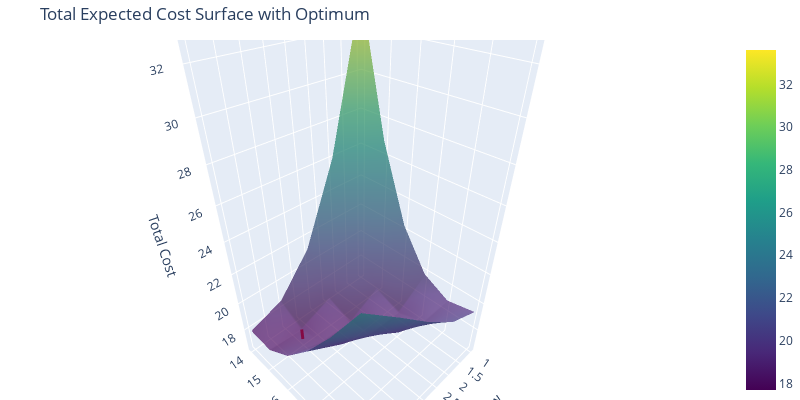

The notebook cell saved with this chart:
### Code cell
import plotly.graph_objects as go

# Define the range of base-stock levels for warehouse (S_w) and retailer (S_r)
sw_vals = np.arange(sw_min, sw_max + 1)
sr_vals = np.arange(sr_min, sr_max + 1)

# Create a meshgrid for plotting
SW, SR = np.meshgrid(sw_vals, sr_vals)
Z = np.zeros_like(SW, dtype=float)

# Compute total cost for each (S_w, S_r) pair
for i, sw in enumerate(sw_vals):
    for j, sr in enumerate(sr_vals):
        Z[j, i] = func_exp_total_cost(sw, sr)
# Compute overall min/max of Z so we can choose a bottom for the line
min_z, max_z = Z.min(), Z.max()
bottom_z = min_z - 0.05 * (max_z - min_z)  # a little bit below the lowest surface point

# 1) Surface, with opacity so lines show through
surface = go.Surface(
    x=SW,
    y=SR,
    z=Z,
    colorscale="Viridis",
    opacity=0.7,
    showscale=True,
    name="Total Cost",
)

# 2) Vertical line at the optimum, from bottom_z up to the true optimum cost
opt_line = go.Scatter3d(
    x=[opt_sw, opt_sw],
    y=[opt_sr, opt_sr],
    z=[bottom_z, opt_cost],
    mode="lines",
    line=dict(color="red", width=6),
    name="Optimum",
)

fig = go.Figure(data=[surface, opt_line])

fig.update_layout(
    title="Total Expected Cost Surface with Optimum",
    width=800,  # narrower
    height=400,  # taller
    margin=dict(l=0, r=0, b=0, t=40),
    scene=dict(
        xaxis_title="Warehouse S_w",
        yaxis_title="Retailer S_r",
        zaxis_title="Total Cost",
        aspectmode="manual",
        aspectratio=dict(x=1, y=1, z=2),
    ),
)

fig.show()

### Figure 1 — Plotly figure (JSON) as saved in the notebook; plotly's stock layout.template omitted (floating-point values rounded to 4 significant figures)
{"data": [{"colorscale": [[0, "#440154"], [0.1111, "#482878"], [0.2222, "#3e4989"], [0.3333, "#31688e"], [0.4444, "#26828e"], [0.5556, "#1f9e89"], [0.6667, "#35b779"], [0.7778, "#6ece58"], [0.8889, "#b5de2b"], [1, "#fde725"]], "name": "Total Cost", "opacity": 0.7, "showscale": true, "type": "surface", "x": [[1, 2, 3, 4, 5], [1, 2, 3, 4, 5], [1, 2, 3, 4, 5], [1, 2, 3, 4, 5], [1, 2, 3, 4, 5], [1, 2, 3, 4, 5]], "y": [[14, 14, 14, 14, 14], [15, 15, 15, 15, 15], [16, 16, 16, 16, 16], [17, 17, 17, 17, 17], [18, 18, 18, 18, 18], [19, 19, 19, 19, 19]], "z": [[33.61, 26.03, 21.2, 18.73, 17.91], [26.87, 21.58, 18.7, 17.69, 17.82], [22.39, 19.16, 17.92, 18.04, 18.88], [19.89, 18.4, 18.44, 19.4, 20.73], [19.01, 18.89, 19.88, 21.42, 23.08], [19.38, 20.3, 21.95, 23.87, 25.72]]}, {"line": {"color": "red", "width": 6}, "mode": "lines", "name": "Optimum", "type": "scatter3d", "x": [4, 4], "y": [15, 15], "z": [16.89, 17.69]}], "layout": {"height": 400, "margin": {"b": 0, "l": 0, "r": 0, "t": 40}, "scene": {"aspectmode": "manual", "aspectratio": {"x": 1, "y": 1, "z": 2}, "xaxis": {"title": {"text": "Warehouse S_w"}}, "yaxis": {"title": {"text": "Retailer S_r"}}, "zaxis": {"title": {"text": "Total Cost"}}}, "title": {"text": "Total Expected Cost Surface with Optimum"}, "width": 800}}
